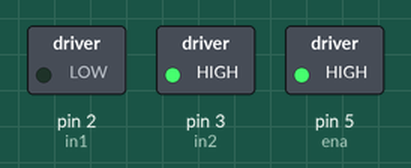
The sketch below on a simulated Arduino Uno, built with avr-gcc and run on an emulated ATmega328P. Shown: switched loads named in the sketch (green lamp = pin HIGH).

Above: at 0.1 s.
Timing chart, 0 to 1.6 s (numbered marks = the images above):
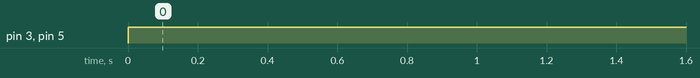

Measured:
- by itself, pin 3 (in2), pin 5 (ena): LOW → HIGH at 0.00 s

The sketch:

motordc_1.ino
```cpp
int in1 = 2;
int in2 = 3;
int ena = 5;

void setup() {
  pinMode(in1, OUTPUT);
  pinMode(in2, OUTPUT);
  pinMode(ena, OUTPUT);
}

void loop() {
  digitalWrite(ena, HIGH);
  digitalWrite(in1, LOW);
  digitalWrite(in2, HIGH);
}
```
